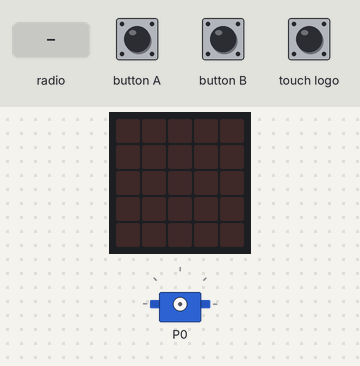
Bench run of a program on a simulated BBC micro:bit (MakeCode). Shown: the board's 5×5 LED display, servo. Inputs (shaded band) come from the test bench.

Above: at 1.2 s.
1.3 s: radio message "1" arrives
At 2.0 s:
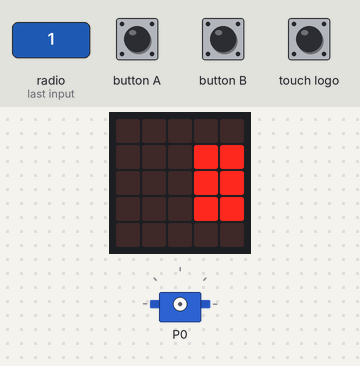
3.7 s: radio message "2" arrives
At 4.0 s:
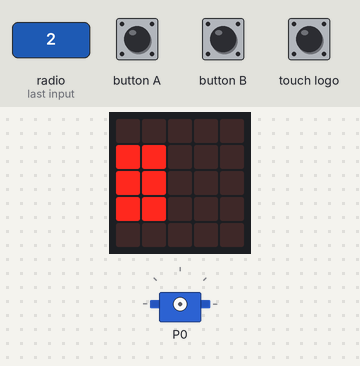
7.7 s: radio message "3" arrives
Timing chart, 0 to 10.7 s (numbered marks = the images above; inputs shaded):
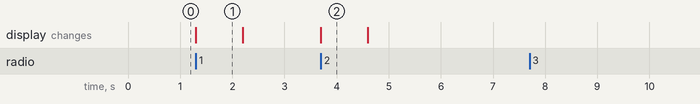

Measured:
- after the input at 1.3 s, the display: changes at once (image 1)
- after the input at 3.7 s, the display: changes at once (image 2)
- what the display in image 1 shows lasts 0.9 s, from 1.3 s to 2.2 s

The program:

main.ts
```typescript
function ezkuineko_interbitentea () {
    basic.showLeds(`
        . . . . .
        # # . . .
        # # . . .
        # # . . .
        . . . . .
        `)
    basic.pause(500)
    basic.clearScreen()
    basic.pause(500)
}
function ezkerreko_interbitentea () {
    basic.showLeds(`
        . . . . .
        . . . # #
        . . . # #
        . . . # #
        . . . . .
        `)
    basic.pause(500)
    basic.clearScreen()
    basic.pause(500)
}
radio.onReceivedNumber(function (receivedNumber) {
    if (receivedNumber == 1) {
        ezkerreko_interbitentea()
    }
    if (receivedNumber == 2) {
        ezkuineko_interbitentea()
    }
    if (receivedNumber == 3) {
        limpiaparabrisas()
    }
})
function limpiaparabrisas () {
    pins.servoWritePin(AnalogPin.P0, 180)
}
radio.setGroup(2)
basic.forever(function () {
    if (input.buttonIsPressed(Button.A)) {
        radio.sendNumber(1)
    }
    if (input.buttonIsPressed(Button.B)) {
        radio.sendNumber(2)
    }
    if (input.logoIsPressed()) {
        radio.sendNumber(3)
    }
})
```

test.ts
```typescript
// aquí va el archivo "tests"; esto no se compilará cuando este paquete se utilice como una extensión.
```
